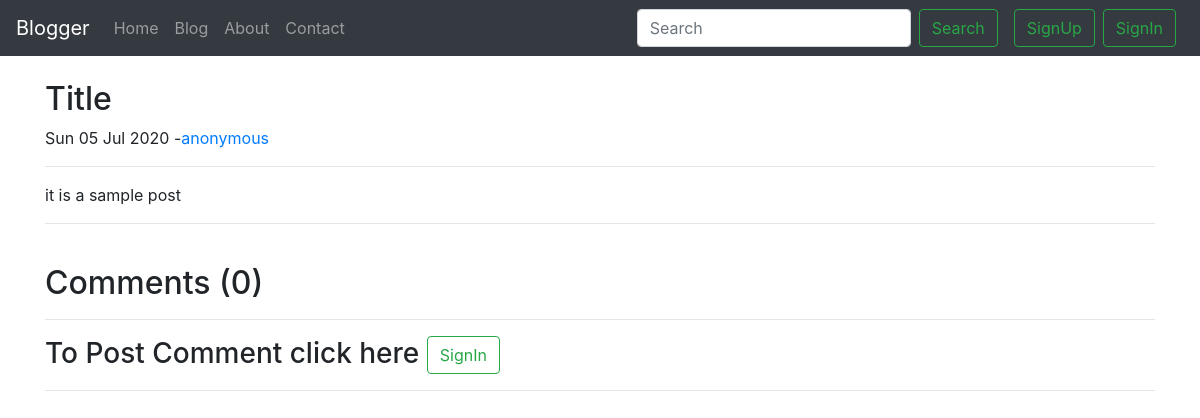
The app's page /blog/Anonymous/ with its own data.
### blog/models.py (models this page shows)
class Post(models.Model):
    sno = models.AutoField(primary_key=True)
    title = models.CharField(max_length=250)
    content = models.TextField()
    author = models.CharField(max_length=20)
    slug = models.CharField(max_length=130, default='Anonymous')
    timeStamp = models.DateTimeField(blank=True)
    def __str__(self):
        return 'by: '+self.author

### blog/views.py (the view)
# urls.py: path('<str:slug>/', views.blogPost, name="blogPost"),
def blogPost(request, slug):
    post = Post.objects.filter(slug=slug).first()
    comments = BlogComment.objects.filter(post=post)
    print(post)
    context = {'post': post, 'comments': comments}
    return render(request, 'blog/blogPost.html', context)

### templates/blog/blogPost.html (shortened to what this page needs)
{% extends 'base.html'%}
{% load static %}
{% load humanize %}
{% block body %}
<div class="container">
  <div class="row my-4">
    <div class="col blog-main">
      <div class="blog-post">
        <h2 class="blog-post-title">{{post.title}}</h2>
        <p class="blog-post-meta">{{post.timeStamp|date:"D d M Y"}} -<a href="/about">{{post.author}}</a></p>
        <hr>
        <p>{{post.content}}</p>
        <hr>
      </div>
    </div>
  </div>
</div>
<div class="container">
  <h2>Comments ({{comments.count}})</h2>
  <div class="my-2">
    {% if user.is_authenticated %}
    <form action="/blog/postComment/" method="POST">
      {% csrf_token %}
      <div class="form-group">
        <label for="comment">Post Comment</label>
        <input type="text" class="form-control" name="comment" id="comment" placeholder="enter comment here">
      </div>
      <input type="hidden" name="postSno" value="{{post.sno}}">
      <button type="submit" class="btn btn-primary">Submit</button>
    </form>
    {% else %}
    <hr>
    <h3>To Post Comment click here <button type="button" class="btn btn-outline-success my-2 mr-2 my-sm-0"
        data-toggle="modal" data-target="#signinModal">
        SignIn
      </button> </h3>
    <hr>
    {% endif %}
  </div>
</div>
{% endblock body %}

### records on screen
Post: title "Title", timeStamp "Sun 05 Jul 2020", author "anonymous", content "it is a sample post"

### other values on screen
{{ comments.count }} "0"
